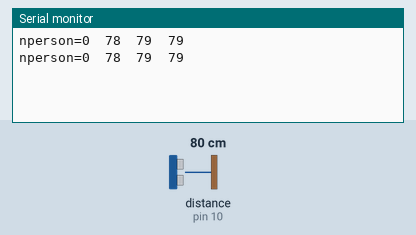
Bench run of a sketch on a simulated Arduino Uno, built with avr-gcc and run on an emulated ATmega328P. On the bench: the last lines printed to the serial monitor. Wiring (inferred from the names in the program): ultrasonic range finder: trigger pin 9; echo pin 10. Inputs (shaded band) come from the test bench; at power-on: distance to the obstacle (sensor on pin 10) 80 cm. The echo pulse lasts 58.3 µs per cm.

Above: at 1.2 s.
1.3 s: distance to the obstacle (sensor on pin 10) set to 2 cm
At 2.6 s:
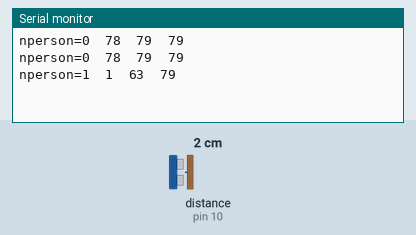
2.8 s: distance to the obstacle (sensor on pin 10) set to 4 cm
At 3.8 s:
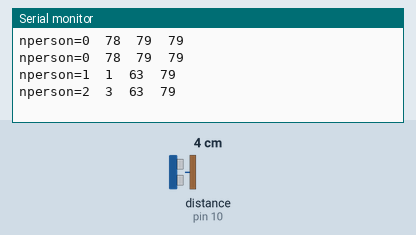
Timing chart, 0 to 5.8 s (numbered marks = the images above; inputs shaded):
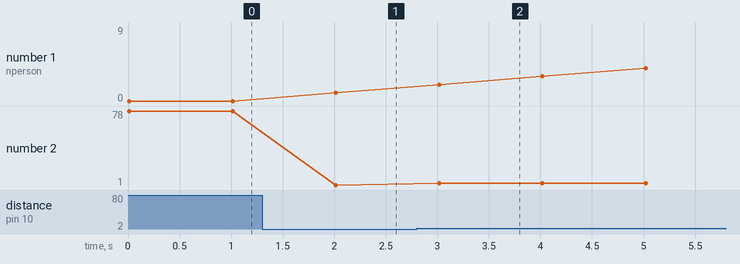

The sketch:

ultrasound_arduino_test.ino
```cpp
// define pin numbers
const int trigPin1 = 9;
const int echoPin1 = 10;
const int trigPin2 = 11;
const int echoPin2 = 12;
// define variables
long duration = 0;
int distance = 0;
int maxd_1 = 0;
int maxd_2 = 0;
int count = 0;

void setup() {

  //Sensor 1
  pinMode(trigPin1, OUTPUT); // Sets the trigPin1 as an Output
  pinMode(echoPin1, INPUT); // Sets the echoPin1 as an Input

  //Sensor 2
  pinMode(trigPin2, OUTPUT); // Sets the trigPin2 as an Output
  pinMode(echoPin2, INPUT); // Sets the echoPin2 as an Input

  Serial.begin(9600); // Starts the serial communication

  maxd_1 = getDistance(trigPin1, echoPin1);
  //maxd_2 = getDistance2(trigPin2, echoPin2);
  maxd_2 = maxd_1;

}

int getDistance(int trig, int echo){
  // Clears the trigPin
  digitalWrite(trig, LOW);
  delayMicroseconds(2);
  // Sets the trigPin1 on HIGH state for 10 micro seconds
  digitalWrite(trig, HIGH);
  delayMicroseconds(10);
  digitalWrite(trig, LOW);
  // Reads the echoPin1, returns the sound wave travel time in microseconds
  duration = pulseIn(echo, HIGH);
  // Calculating the distance1
  distance = duration * 0.034 / 2;
  return distance;
}

void loop() {

  // Gets the distance
  int distance1 = getDistance(trigPin1, echoPin1);
  //int distance2 = getDistance2(trigPin2, echoPin2);
  int distance2 = maxd_1;


  // Assuming both sensors are the same value when no one is passing
  /*if(distance1 < distance2 && distance1 > 0){
    count++;
  } else if(distance2 < distance1 - 20) {
    count--;
  }*/

  if (distance1 < maxd_1 - 15) {
    int i = millis();
    while ((millis() - i) <= 3000) {
      distance2 = maxd_2 - 16;//getDistance(trigPin2, echoPin2);
      //Serial.print("sensor2 = ");
      //Serial.println(sensor2());
      if (distance2 < maxd_2 - 15) {
        count++;
        break;
      }
    }
    // para demonstrar posso mudar o valor de d2 aqui
  } else if (distance2 < maxd_2 - 15) {
    int i = millis();
    while ((millis() - i ) <= 3000) {
      distance1 = getDistance(trigPin1, echoPin1);
      //Serial.print("sensor1 = ");
      //Serial.println(sensor1());
      if (distance1 < maxd_1 - 15) {
        count--;
        break;
      }
    }
  }

  // Prints the distance1 on the Serial Monitor
  Serial.print("nperson=");
  Serial.print(count);

  Serial.print("\t");
  Serial.print(distance1);
  Serial.print("\t");
  Serial.print(distance2);
  Serial.print("\t");
  Serial.print(maxd_2);

  Serial.print("\n");

  delay(1000);
}
```

Measured:
- after the input at 1.3 s, the serial monitor: prints a new line after 0.72 s (image 1)
- after the input at 2.8 s, the serial monitor: prints a new line after 0.22 s (image 2)
- plotted number 1: 0 → 1 after the input at 1.3 s
- plotted number 2: 78 → 1 after the input at 1.3 s
